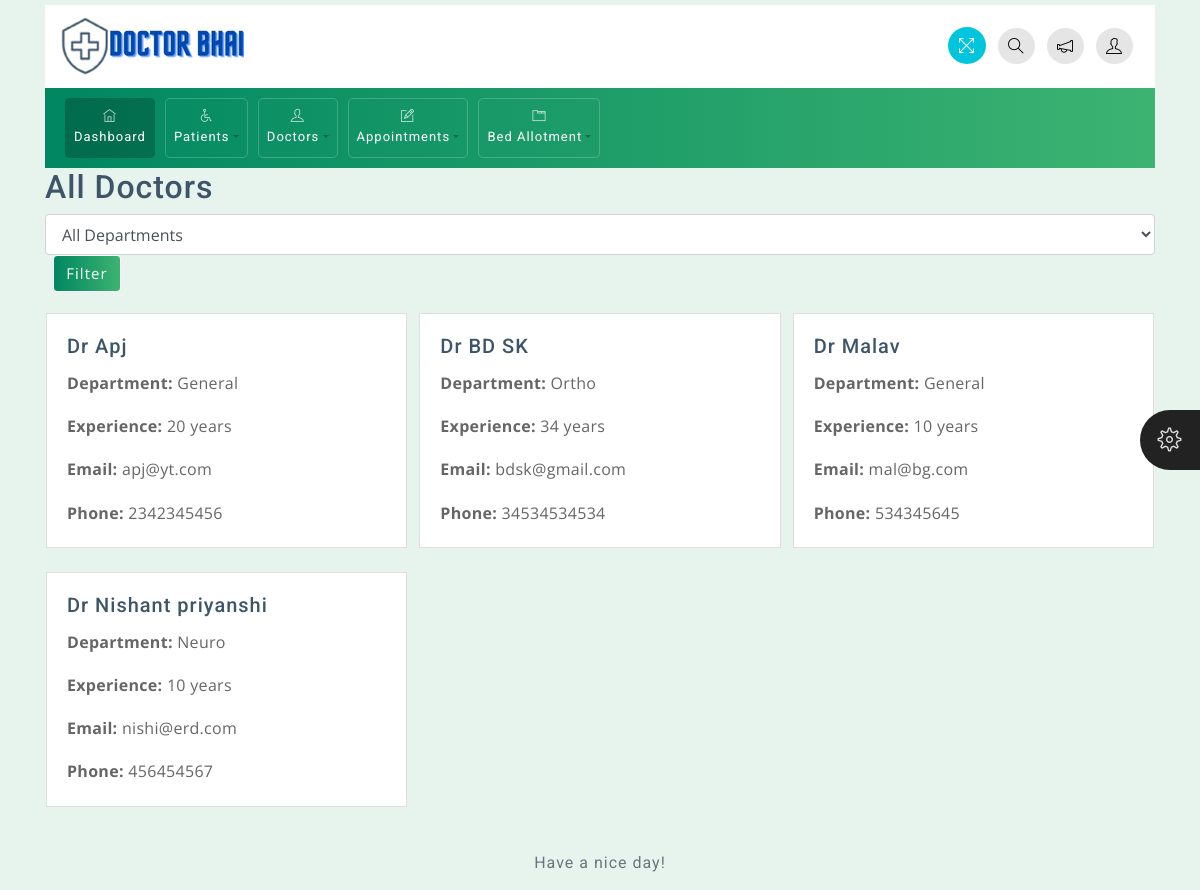
Screenshot of /doctor/all with the database file from the repository.
### app/models.py (models this page shows, shortened)
class Doctor(models.Model):
    GENDER_CHOICES = [
        ('Male', 'Male'),
        ('Female', 'Female'),
        ('Other', 'Other'),
    ]
    DEPARTMENT_CHOICES = [
        ('General', 'General'),
        ('Ortho', 'Ortho'),
        ('Neuro', 'Neuro'),
    ]
    doctor_name = models.CharField(max_length=100)
    dob = models.DateField()
    department = models.CharField(max_length=50, choices=DEPARTMENT_CHOICES)
    experience = models.IntegerField()
    phone = models.CharField(max_length=15)
    email = models.EmailField()
    gender = models.CharField(max_length=10, choices=GENDER_CHOICES)
    doctor_details = models.TextField()
    address = models.TextField()

### Hospital/views.py (the view)
# urls.py: path('doctor/all',views.ALL_DOCTOR,name='all_doctor'),
def ALL_DOCTOR(request):
    doctors = Doctor.objects.all()
    department = request.GET.get('department')
    if department:
        doctors = doctors.filter(department=department)
    return render(request, 'doctors/all_doctors.html', {'doctors': doctors, 'selected_department': department})

### templates/doctors/all_doctors.html (shortened to what this page needs)
{% extends 'base.html' %}
{% block content %}
<div class="container">
    <h2>All Doctors</h2>
    <form method="GET" action="{% url 'all_doctor' %}" class="mb-3">
        <select name="department" class="form-control">
            <option value="">All Departments</option>
        </select>
        <button type="submit" class="btn btn-primary">Filter</button>
    </form>
    <div class="row">
        {% for doctor in doctors %}
        <div class="col-md-4 mb-4">
            <div class="card">
                <div class="card-body">
                    <h5 class="card-title">{{ doctor.doctor_name }}</h5>
                    <p class="card-text"><strong>Department:</strong> {{ doctor.department }}</p>
                    <p class="card-text"><strong>Experience:</strong> {{ doctor.experience }} years</p>
                    <p class="card-text"><strong>Email:</strong> {{ doctor.email }}</p>
                    <p class="card-text"><strong>Phone:</strong> {{ doctor.phone }}</p>
                </div>
            </div>
        </div>
        {% endfor %}
    </div>
</div>
{% endblock %}

### static/css/styles.css (style rules this page uses)
body { font-family: 'Open Sans', sans-serif; background-color: #E7F3ED; color: #3e5569; }
h1, h2, h3, h4, h5, h6, span, .menu-nav { font-family: 'Roboto', sans-serif; letter-spacing: 1px; }
p { font-size: 1em; line-height: 1.7em; color: #666; letter-spacing: .3px; }
div[class*="col-"] { padding-right: 6px; padding-left: 6px; }
.card, .card-img-top { border-radius: 0px; }
.btn { margin-bottom: 5px; font-size: 15px; letter-spacing: 1px; }
.form-control { border-color: #E7F3ED; }
select.form-control:not([size]):not([multiple]) { height: 2.6rem; }

### static/css/green.css (style rules this page uses)
.btn-primary { background: #3CB371; background: -webkit-linear-gradient(to right, #008761, #3CB371); background: linear-gradient(to right, #008761, #3CB371); border-color: #ffffff; }

### static/css/responsive.css (style rules this page uses)
@media (min-width: 992px) { .row { margin-right: -5px; margin-left: -5px; } }

### templates/base.html (style rules this page uses)
.form-control { border-color: #ced4da; }

### rows the page displays
Doctor: doctor_name "Dr Apj", department "General", experience "20", email "apj@yt.com", phone "2342345456"
Doctor: doctor_name "Dr BD SK", department "Ortho", experience "34", email "bdsk@gmail.com", phone "34534534534"
Doctor: doctor_name "Dr Malav", department "General", experience "10", email "mal@bg.com", phone "534345645"
Doctor: doctor_name "Dr Nishant priyanshi", department "Neuro", experience "10", email "nishi@erd.com", phone "456454567"
